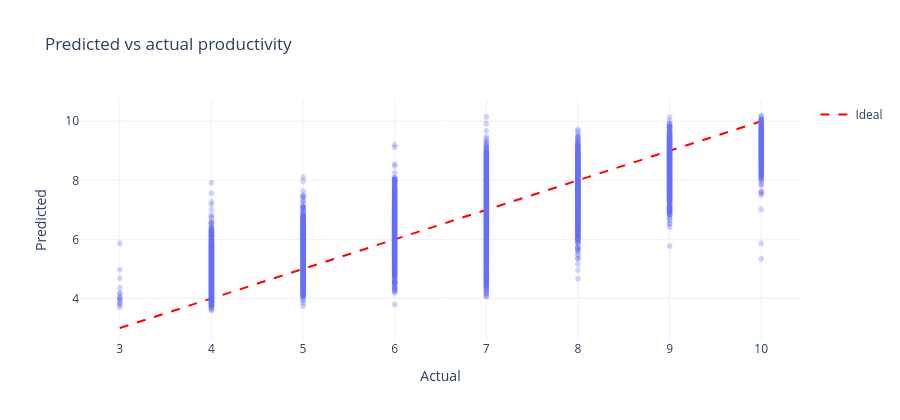

The cell this chart's notebook holds for it:
### Markdown cell above
## Predicted vs actual

### Code cell
fig = px.scatter(x=y_test, y=y_pred, opacity=0.3,
                 labels={"x": "Actual", "y": "Predicted"},
                 title="Predicted vs actual productivity")
fig.add_trace(go.Scatter(x=[3, 10], y=[3, 10], mode="lines",
                         line=dict(color="red", dash="dash"), name="Ideal"))
fig.update_layout(template="plotly_white", height=420)
fig.show()

### Figure 1 — Plotly figure (JSON) as saved in the notebook; plotly's stock layout.template omitted (floating-point values rounded to 4 significant figures; data arrays with more than 128 entries replaced by an {"elided": "..."} marker saying what was removed)
{"data": [{"hovertemplate": "Actual=%{x}<br>Predicted=%{y}<extra></extra>", "legendgroup": "", "marker": {"color": "#636efa", "opacity": 0.3, "symbol": "circle"}, "mode": "markers", "name": "", "showlegend": false, "type": "scattergl", "x": {"elided": "5993 float values"}, "xaxis": "x", "y": {"elided": "5993 float values"}, "yaxis": "y"}, {"line": {"color": "red", "dash": "dash"}, "mode": "lines", "name": "Ideal", "type": "scatter", "x": [3, 10], "y": [3, 10]}], "layout": {"height": 420, "legend": {"tracegroupgap": 0}, "title": {"text": "Predicted vs actual productivity"}, "xaxis": {"anchor": "y", "domain": [0, 1], "title": {"text": "Actual"}}, "yaxis": {"anchor": "x", "domain": [0, 1], "title": {"text": "Predicted"}}}}
